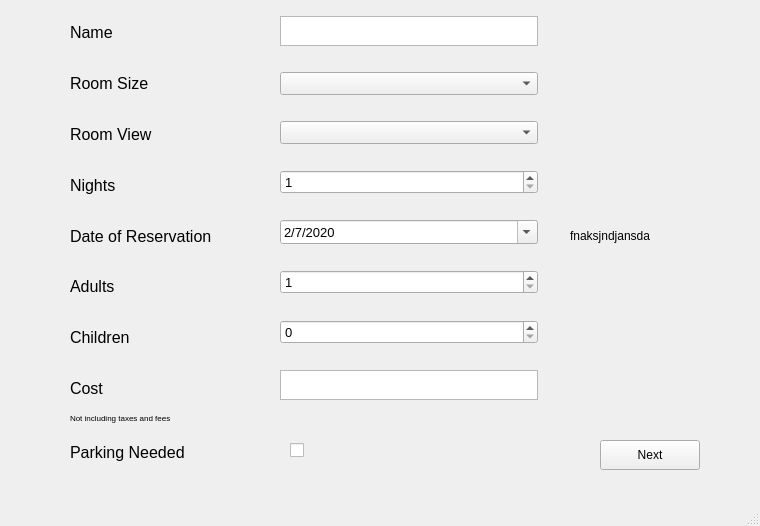
<?xml version="1.0" encoding="UTF-8"?>
<ui version="4.0">
 <class>MainWindow</class>
 <widget class="QMainWindow" name="MainWindow">
  <property name="geometry">
   <rect>
    <x>0</x>
    <y>0</y>
    <width>760</width>
    <height>526</height>
   </rect>
  </property>
  <property name="windowTitle">
   <string>MainWindow</string>
  </property>
  <widget class="QWidget" name="centralwidget">
   <widget class="QStackedWidget" name="stackedWidget">
    <property name="geometry">
     <rect>
      <x>0</x>
      <y>0</y>
      <width>831</width>
      <height>491</height>
     </rect>
    </property>
    <widget class="QWidget" name="page">
     <widget class="QWidget" name="layoutWidget">
      <property name="geometry">
       <rect>
        <x>70</x>
        <y>10</y>
        <width>177</width>
        <height>401</height>
       </rect>
      </property>
      <layout class="QVBoxLayout" name="verticalLayout">
       <item>
        <widget class="QLabel" name="label">
         <property name="font">
          <font>
           <pointsize>12</pointsize>
          </font>
         </property>
         <property name="text">
          <string>Name</string>
         </property>
        </widget>
       </item>
       <item>
        <widget class="QLabel" name="label_2">
         <property name="font">
          <font>
           <pointsize>12</pointsize>
          </font>
         </property>
         <property name="text">
          <string>Room Size</string>
         </property>
        </widget>
       </item>
       <item>
        <widget class="QLabel" name="label_3">
         <property name="font">
          <font>
           <pointsize>12</pointsize>
          </font>
         </property>
         <property name="text">
          <string>Room View</string>
         </property>
        </widget>
       </item>
       <item>
        <widget class="QLabel" name="label_4">
         <property name="font">
          <font>
           <pointsize>12</pointsize>
          </font>
         </property>
         <property name="text">
          <string>Nights</string>
         </property>
        </widget>
       </item>
       <item>
        <widget class="QLabel" name="label_5">
         <property name="font">
          <font>
           <pointsize>12</pointsize>
          </font>
         </property>
         <property name="text">
          <string>Date of Reservation</string>
         </property>
        </widget>
       </item>
       <item>
        <widget class="QLabel" name="label_6">
         <property name="font">
          <font>
           <pointsize>12</pointsize>
          </font>
         </property>
         <property name="text">
          <string>Adults</string>
         </property>
        </widget>
       </item>
       <item>
        <widget class="QLabel" name="label_7">
         <property name="font">
          <font>
           <pointsize>12</pointsize>
          </font>
         </property>
         <property name="text">
          <string>Children</string>
         </property>
        </widget>
       </item>
       <item>
        <widget class="QLabel" name="label_8">
         <property name="font">
          <font>
           <pointsize>12</pointsize>
          </font>
         </property>
         <property name="text">
          <string>Cost</string>
         </property>
        </widget>
       </item>
      </layout>
     </widget>
     <widget class="QLabel" name="label_9">
      <property name="geometry">
       <rect>
        <x>70</x>
        <y>430</y>
        <width>175</width>
        <height>45</height>
       </rect>
      </property>
      <property name="font">
       <font>
        <pointsize>12</pointsize>
       </font>
      </property>
      <property name="text">
       <string>Parking Needed</string>
      </property>
     </widget>
     <widget class="QCheckBox" name="checkBox">
      <property name="geometry">
       <rect>
        <x>290</x>
        <y>440</y>
        <width>200</width>
        <height>20</height>
       </rect>
      </property>
      <property name="minimumSize">
       <size>
        <width>200</width>
        <height>0</height>
       </size>
      </property>
      <property name="maximumSize">
       <size>
        <width>2000</width>
        <height>16777215</height>
       </size>
      </property>
      <property name="font">
       <font>
        <pointsize>10</pointsize>
       </font>
      </property>
      <property name="text">
       <string/>
      </property>
      <property name="iconSize">
       <size>
        <width>30</width>
        <height>30</height>
       </size>
      </property>
     </widget>
     <widget class="QPushButton" name="pushButton">
      <property name="geometry">
       <rect>
        <x>600</x>
        <y>440</y>
        <width>100</width>
        <height>30</height>
       </rect>
      </property>
      <property name="text">
       <string>Next</string>
      </property>
     </widget>
     <widget class="QLabel" name="label_10">
      <property name="geometry">
       <rect>
        <x>70</x>
        <y>410</y>
        <width>221</width>
        <height>16</height>
       </rect>
      </property>
      <property name="font">
       <font>
        <pointsize>6</pointsize>
       </font>
      </property>
      <property name="text">
       <string>Not including taxes and fees</string>
      </property>
     </widget>
     <widget class="QWidget" name="layoutWidget">
      <property name="geometry">
       <rect>
        <x>280</x>
        <y>10</y>
        <width>258</width>
        <height>401</height>
       </rect>
      </property>
      <layout class="QVBoxLayout" name="verticalLayout_2">
       <property name="spacing">
        <number>20</number>
       </property>
       <item>
        <widget class="QPlainTextEdit" name="name">
         <property name="enabled">
          <bool>true</bool>
         </property>
         <property name="maximumSize">
          <size>
           <width>260</width>
           <height>30</height>
          </size>
         </property>
         <property name="font">
          <font>
           <pointsize>10</pointsize>
          </font>
         </property>
        </widget>
       </item>
       <item>
        <widget class="QComboBox" name="roomSize">
         <property name="font">
          <font>
           <pointsize>10</pointsize>
          </font>
         </property>
        </widget>
       </item>
       <item>
        <widget class="QComboBox" name="roomView">
         <property name="font">
          <font>
           <pointsize>10</pointsize>
          </font>
         </property>
        </widget>
       </item>
       <item>
        <widget class="QSpinBox" name="nights">
         <property name="font">
          <font>
           <pointsize>10</pointsize>
          </font>
         </property>
         <property name="minimum">
          <number>1</number>
         </property>
         <property name="maximum">
          <number>7</number>
         </property>
        </widget>
       </item>
       <item>
        <widget class="QDateEdit" name="date">
         <property name="font">
          <font>
           <pointsize>10</pointsize>
          </font>
         </property>
         <property name="dateTime">
          <datetime>
           <hour>0</hour>
           <minute>0</minute>
           <second>0</second>
           <year>2020</year>
           <month>2</month>
           <day>7</day>
          </datetime>
         </property>
         <property name="maximumDateTime">
          <datetime>
           <hour>23</hour>
           <minute>59</minute>
           <second>59</second>
           <year>2021</year>
           <month>12</month>
           <day>31</day>
          </datetime>
         </property>
         <property name="minimumDateTime">
          <datetime>
           <hour>0</hour>
           <minute>0</minute>
           <second>0</second>
           <year>2020</year>
           <month>2</month>
           <day>7</day>
          </datetime>
         </property>
         <property name="maximumTime">
          <time>
           <hour>23</hour>
           <minute>59</minute>
           <second>59</second>
          </time>
         </property>
         <property name="minimumTime">
          <time>
           <hour>0</hour>
           <minute>0</minute>
           <second>0</second>
          </time>
         </property>
         <property name="displayFormat">
          <string>M/d/yyyy</string>
         </property>
         <property name="calendarPopup">
          <bool>true</bool>
         </property>
        </widget>
       </item>
       <item>
        <widget class="QSpinBox" name="adults">
         <property name="font">
          <font>
           <pointsize>10</pointsize>
          </font>
         </property>
         <property name="minimum">
          <number>1</number>
         </property>
         <property name="maximum">
          <number>4</number>
         </property>
        </widget>
       </item>
       <item>
        <widget class="QSpinBox" name="children">
         <property name="font">
          <font>
           <pointsize>10</pointsize>
          </font>
         </property>
         <property name="maximum">
          <number>3</number>
         </property>
        </widget>
       </item>
       <item>
        <widget class="QTextBrowser" name="cost">
         <property name="maximumSize">
          <size>
           <width>260</width>
           <height>30</height>
          </size>
         </property>
        </widget>
       </item>
      </layout>
     </widget>
     <widget class="QLabel" name="imageLabel_2">
      <property name="geometry">
       <rect>
        <x>570</x>
        <y>200</y>
        <width>171</width>
        <height>71</height>
       </rect>
      </property>
      <property name="text">
       <string>fnaksjndjansda</string>
      </property>
     </widget>
    </widget>
    <widget class="QWidget" name="page2">
     <widget class="QPushButton" name="pushButton_2">
      <property name="geometry">
       <rect>
        <x>600</x>
        <y>440</y>
        <width>100</width>
        <height>30</height>
       </rect>
      </property>
      <property name="text">
       <string>Pay</string>
      </property>
     </widget>
     <widget class="QPushButton" name="pushButton_3">
      <property name="geometry">
       <rect>
        <x>460</x>
        <y>440</y>
        <width>100</width>
        <height>30</height>
       </rect>
      </property>
      <property name="text">
       <string>Back</string>
      </property>
     </widget>
     <widget class="QLabel" name="label_12">
      <property name="geometry">
       <rect>
        <x>460</x>
        <y>60</y>
        <width>175</width>
        <height>45</height>
       </rect>
      </property>
      <property name="font">
       <font>
        <pointsize>12</pointsize>
       </font>
      </property>
      <property name="text">
       <string>Order Summary</string>
      </property>
     </widget>
     <widget class="QLabel" name="imageLabel">
      <property name="geometry">
       <rect>
        <x>140</x>
        <y>0</y>
        <width>201</width>
        <height>111</height>
       </rect>
      </property>
      <property name="text">
       <string/>
      </property>
     </widget>
     <widget class="QWidget" name="layoutWidget">
      <property name="geometry">
       <rect>
        <x>460</x>
        <y>120</y>
        <width>106</width>
        <height>162</height>
       </rect>
      </property>
      <layout class="QVBoxLayout" name="verticalLayout_3">
       <property name="spacing">
        <number>20</number>
       </property>
       <item>
        <widget class="QLabel" name="label_11">
         <property name="font">
          <font>
           <pointsize>12</pointsize>
          </font>
         </property>
         <property name="text">
          <string>Room</string>
         </property>
        </widget>
       </item>
       <item>
        <widget class="QLabel" name="label_13">
         <property name="font">
          <font>
           <pointsize>12</pointsize>
          </font>
         </property>
         <property name="text">
          <string>Tax</string>
         </property>
        </widget>
       </item>
       <item>
        <widget class="QLabel" name="label_14">
         <property name="font">
          <font>
           <pointsize>12</pointsize>
          </font>
         </property>
         <property name="text">
          <string>Parking Fee</string>
         </property>
        </widget>
       </item>
       <item>
        <widget class="QLabel" name="label_15">
         <property name="font">
          <font>
           <pointsize>12</pointsize>
          </font>
         </property>
         <property name="text">
          <string>Resort Fee</string>
         </property>
        </widget>
       </item>
      </layout>
     </widget>
     <widget class="QWidget" name="layoutWidget">
      <property name="geometry">
       <rect>
        <x>20</x>
        <y>60</y>
        <width>370</width>
        <height>315</height>
       </rect>
      </property>
      <layout class="QVBoxLayout" name="verticalLayout_4">
       <property name="spacing">
        <number>30</number>
       </property>
       <item>
        <widget class="QLabel" name="label_18">
         <property name="font">
          <font>
           <pointsize>12</pointsize>
          </font>
         </property>
         <property name="text">
          <string>Issuer</string>
         </property>
         <property name="wordWrap">
          <bool>false</bool>
         </property>
        </widget>
       </item>
       <item>
        <widget class="QComboBox" name="cardType">
         <property name="font">
          <font>
           <pointsize>10</pointsize>
          </font>
         </property>
        </widget>
       </item>
       <item>
        <widget class="QLabel" name="label_17">
         <property name="font">
          <font>
           <pointsize>12</pointsize>
          </font>
         </property>
         <property name="text">
          <string>Credit Card Number</string>
         </property>
         <property name="wordWrap">
          <bool>false</bool>
         </property>
        </widget>
       </item>
       <item>
        <layout class="QHBoxLayout" name="horizontalLayout">
         <item>
          <widget class="QPlainTextEdit" name="cc1">
           <property name="enabled">
            <bool>true</bool>
           </property>
           <property name="maximumSize">
            <size>
             <width>260</width>
             <height>30</height>
            </size>
           </property>
           <property name="font">
            <font>
             <pointsize>10</pointsize>
            </font>
           </property>
          </widget>
         </item>
         <item>
          <widget class="QPlainTextEdit" name="cc2">
           <property name="enabled">
            <bool>true</bool>
           </property>
           <property name="maximumSize">
            <size>
             <width>260</width>
             <height>30</height>
            </size>
           </property>
           <property name="font">
            <font>
             <pointsize>10</pointsize>
            </font>
           </property>
          </widget>
         </item>
         <item>
          <widget class="QPlainTextEdit" name="cc3">
           <property name="enabled">
            <bool>true</bool>
           </property>
           <property name="maximumSize">
            <size>
             <width>260</width>
             <height>30</height>
            </size>
           </property>
           <property name="font">
            <font>
             <pointsize>10</pointsize>
            </font>
           </property>
          </widget>
         </item>
         <item>
          <widget class="QPlainTextEdit" name="cc4">
           <property name="enabled">
            <bool>true</bool>
           </property>
           <property name="maximumSize">
            <size>
             <width>260</width>
             <height>30</height>
            </size>
           </property>
           <property name="font">
            <font>
             <pointsize>10</pointsize>
            </font>
           </property>
          </widget>
         </item>
        </layout>
       </item>
       <item>
        <widget class="QLabel" name="label_16">
         <property name="font">
          <font>
           <pointsize>12</pointsize>
          </font>
         </property>
         <property name="text">
          <string>Expiration Date</string>
         </property>
         <property name="wordWrap">
          <bool>false</bool>
         </property>
        </widget>
       </item>
       <item>
        <layout class="QHBoxLayout" name="horizontalLayout_2">
         <item>
          <widget class="QComboBox" name="month">
           <property name="font">
            <font>
             <pointsize>10</pointsize>
            </font>
           </property>
          </widget>
         </item>
         <item>
          <widget class="QComboBox" name="year">
           <property name="font">
            <font>
             <pointsize>10</pointsize>
            </font>
           </property>
          </widget>
         </item>
        </layout>
       </item>
      </layout>
     </widget>
     <widget class="QWidget" name="layoutWidget">
      <property name="geometry">
       <rect>
        <x>580</x>
        <y>120</y>
        <width>121</width>
        <height>171</height>
       </rect>
      </property>
      <layout class="QVBoxLayout" name="verticalLayout_5">
       <item>
        <widget class="QTextBrowser" name="room">
         <property name="maximumSize">
          <size>
           <width>260</width>
           <height>30</height>
          </size>
         </property>
        </widget>
       </item>
       <item>
        <widget class="QTextBrowser" name="tax">
         <property name="maximumSize">
          <size>
           <width>260</width>
           <height>30</height>
          </size>
         </property>
        </widget>
       </item>
       <item>
        <widget class="QTextBrowser" name="parkingFee">
         <property name="maximumSize">
          <size>
           <width>260</width>
           <height>30</height>
          </size>
         </property>
        </widget>
       </item>
       <item>
        <widget class="QTextBrowser" name="resortFee">
         <property name="maximumSize">
          <size>
           <width>260</width>
           <height>30</height>
          </size>
         </property>
        </widget>
       </item>
      </layout>
     </widget>
     <widget class="QLabel" name="label_25">
      <property name="geometry">
       <rect>
        <x>460</x>
        <y>310</y>
        <width>104</width>
        <height>25</height>
       </rect>
      </property>
      <property name="font">
       <font>
        <pointsize>12</pointsize>
       </font>
      </property>
      <property name="text">
       <string>Total</string>
      </property>
     </widget>
     <widget class="QTextBrowser" name="Total">
      <property name="geometry">
       <rect>
        <x>580</x>
        <y>310</y>
        <width>119</width>
        <height>30</height>
       </rect>
      </property>
      <property name="maximumSize">
       <size>
        <width>260</width>
        <height>30</height>
       </size>
      </property>
     </widget>
    </widget>
    <widget class="QWidget" name="page3">
     <widget class="QPushButton" name="pushButton_4">
      <property name="geometry">
       <rect>
        <x>460</x>
        <y>440</y>
        <width>100</width>
        <height>30</height>
       </rect>
      </property>
      <property name="text">
       <string>Back</string>
      </property>
     </widget>
     <widget class="QPushButton" name="pushButton_5">
      <property name="geometry">
       <rect>
        <x>600</x>
        <y>440</y>
        <width>100</width>
        <height>30</height>
       </rect>
      </property>
      <property name="text">
       <string>Finish</string>
      </property>
     </widget>
     <widget class="QWidget" name="layoutWidget">
      <property name="geometry">
       <rect>
        <x>60</x>
        <y>70</y>
        <width>444</width>
        <height>742</height>
       </rect>
      </property>
      <layout class="QFormLayout" name="formLayout">
       <item row="0" column="0">
        <layout class="QVBoxLayout" name="verticalLayout_7">
         <item>
          <widget class="QLabel" name="label_20">
           <property name="font">
            <font>
             <pointsize>12</pointsize>
            </font>
           </property>
           <property name="text">
            <string>Nights</string>
           </property>
          </widget>
         </item>
         <item>
          <widget class="QLabel" name="label_21">
           <property name="font">
            <font>
             <pointsize>12</pointsize>
            </font>
           </property>
           <property name="text">
            <string>Room Type</string>
           </property>
          </widget>
         </item>
         <item>
          <widget class="QLabel" name="label_19">
           <property name="font">
            <font>
             <pointsize>12</pointsize>
            </font>
           </property>
           <property name="text">
            <string>Start Date</string>
           </property>
          </widget>
         </item>
         <item>
          <widget class="QLabel" name="label_23">
           <property name="font">
            <font>
             <pointsize>12</pointsize>
            </font>
           </property>
           <property name="text">
            <string>Parking Needed</string>
           </property>
          </widget>
         </item>
         <item>
          <widget class="QLabel" name="label_24">
           <property name="font">
            <font>
             <pointsize>12</pointsize>
            </font>
           </property>
           <property name="text">
            <string>Adults</string>
           </property>
          </widget>
         </item>
         <item>
          <widget class="QLabel" name="label_22">
           <property name="font">
            <font>
             <pointsize>12</pointsize>
            </font>
           </property>
           <property name="text">
            <string>Children</string>
           </property>
          </widget>
         </item>
         <item>
          <widget class="QLabel" name="label_28">
           <property name="font">
            <font>
             <pointsize>12</pointsize>
            </font>
           </property>
           <property name="text">
            <string>Credit Card Number</string>
           </property>
          </widget>
         </item>
         <item>
          <widget class="QLabel" name="label_26">
           <property name="font">
            <font>
             <pointsize>12</pointsize>
            </font>
           </property>
           <property name="text">
            <string>Total</string>
           </property>
          </widget>
         </item>
        </layout>
       </item>
       <item row="0" column="1">
        <layout class="QVBoxLayout" name="verticalLayout_6">
         <item>
          <widget class="QTextBrowser" name="Duration3">
           <property name="font">
            <font>
             <pointsize>10</pointsize>
            </font>
           </property>
          </widget>
         </item>
         <item>
          <widget class="QTextBrowser" name="RoomType3">
           <property name="font">
            <font>
             <pointsize>10</pointsize>
            </font>
           </property>
          </widget>
         </item>
         <item>
          <widget class="QTextBrowser" name="StartDate3">
           <property name="font">
            <font>
             <pointsize>10</pointsize>
            </font>
           </property>
          </widget>
         </item>
         <item>
          <widget class="QTextBrowser" name="ParkingNeeded3">
           <property name="font">
            <font>
             <pointsize>10</pointsize>
            </font>
           </property>
          </widget>
         </item>
         <item>
          <widget class="QTextBrowser" name="Adults3">
           <property name="font">
            <font>
             <pointsize>10</pointsize>
            </font>
           </property>
          </widget>
         </item>
         <item>
          <widget class="QTextBrowser" name="Children3">
           <property name="font">
            <font>
             <pointsize>10</pointsize>
            </font>
           </property>
          </widget>
         </item>
         <item>
          <widget class="QTextBrowser" name="CreditCardNumber3">
           <property name="font">
            <font>
             <pointsize>10</pointsize>
            </font>
           </property>
          </widget>
         </item>
         <item>
          <widget class="QTextBrowser" name="Total3">
           <property name="font">
            <font>
             <pointsize>10</pointsize>
            </font>
           </property>
          </widget>
         </item>
        </layout>
       </item>
      </layout>
     </widget>
    </widget>
    <widget class="QWidget" name="page4"/>
   </widget>
  </widget>
  <widget class="QMenuBar" name="menubar">
   <property name="geometry">
    <rect>
     <x>0</x>
     <y>0</y>
     <width>760</width>
     <height>26</height>
    </rect>
   </property>
  </widget>
  <widget class="QStatusBar" name="statusbar"/>
 </widget>
 <resources/>
 <connections/>
</ui>
